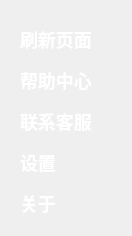
<?xml version="1.0" encoding="UTF-8"?>
<ui version="4.0">
 <class>SetTingMenu</class>
 <widget class="QDialog" name="SetTingMenu">
  <property name="geometry">
   <rect>
    <x>0</x>
    <y>0</y>
    <width>132</width>
    <height>236</height>
   </rect>
  </property>
  <property name="windowTitle">
   <string>Dialog</string>
  </property>
  <layout class="QVBoxLayout" name="verticalLayout">
   <property name="spacing">
    <number>0</number>
   </property>
   <property name="leftMargin">
    <number>0</number>
   </property>
   <property name="topMargin">
    <number>0</number>
   </property>
   <property name="rightMargin">
    <number>0</number>
   </property>
   <property name="bottomMargin">
    <number>0</number>
   </property>
   <item>
    <widget class="QWidget" name="widget" native="true">
     <property name="styleSheet">
      <string notr="true">QWidget#widget{
background-image: url(:/images/形状_big.png);
}


QPushButton {
     border:none;
text-align: left;
font-family: &quot;微软雅黑&quot;;
font-weight: 500;
font-size: 18px;
color: rgba(255, 255, 255, 1);
line-height: 25px;   
}

QPushButton::hover{
text-align: left;
border:none;
color: #ED525A;
font-family: &quot;微软雅黑&quot;;
font-weight: 500;
font-size: 18px;
line-height: 25px;   
}

</string>
     </property>
     <layout class="QVBoxLayout" name="verticalLayout_2">
      <property name="spacing">
       <number>16</number>
      </property>
      <property name="leftMargin">
       <number>20</number>
      </property>
      <property name="topMargin">
       <number>27</number>
      </property>
      <property name="rightMargin">
       <number>20</number>
      </property>
      <property name="bottomMargin">
       <number>20</number>
      </property>
      <item>
       <widget class="QPushButton" name="pushButton">
        <property name="minimumSize">
         <size>
          <width>0</width>
          <height>25</height>
         </size>
        </property>
        <property name="maximumSize">
         <size>
          <width>16777215</width>
          <height>25</height>
         </size>
        </property>
        <property name="styleSheet">
         <string notr="true"/>
        </property>
        <property name="text">
         <string>刷新页面</string>
        </property>
       </widget>
      </item>
      <item>
       <widget class="QPushButton" name="pushButton_3">
        <property name="minimumSize">
         <size>
          <width>0</width>
          <height>25</height>
         </size>
        </property>
        <property name="maximumSize">
         <size>
          <width>16777215</width>
          <height>25</height>
         </size>
        </property>
        <property name="text">
         <string>帮助中心</string>
        </property>
       </widget>
      </item>
      <item>
       <widget class="QPushButton" name="pushButton_4">
        <property name="minimumSize">
         <size>
          <width>0</width>
          <height>25</height>
         </size>
        </property>
        <property name="maximumSize">
         <size>
          <width>16777215</width>
          <height>25</height>
         </size>
        </property>
        <property name="text">
         <string>联系客服</string>
        </property>
       </widget>
      </item>
      <item>
       <widget class="QPushButton" name="pushButton_2">
        <property name="minimumSize">
         <size>
          <width>0</width>
          <height>25</height>
         </size>
        </property>
        <property name="maximumSize">
         <size>
          <width>16777215</width>
          <height>25</height>
         </size>
        </property>
        <property name="text">
         <string>设置</string>
        </property>
       </widget>
      </item>
      <item>
       <widget class="QPushButton" name="pushButton_5">
        <property name="minimumSize">
         <size>
          <width>0</width>
          <height>25</height>
         </size>
        </property>
        <property name="maximumSize">
         <size>
          <width>16777215</width>
          <height>25</height>
         </size>
        </property>
        <property name="text">
         <string>关于</string>
        </property>
       </widget>
      </item>
     </layout>
    </widget>
   </item>
  </layout>
 </widget>
 <resources/>
 <connections/>
</ui>
